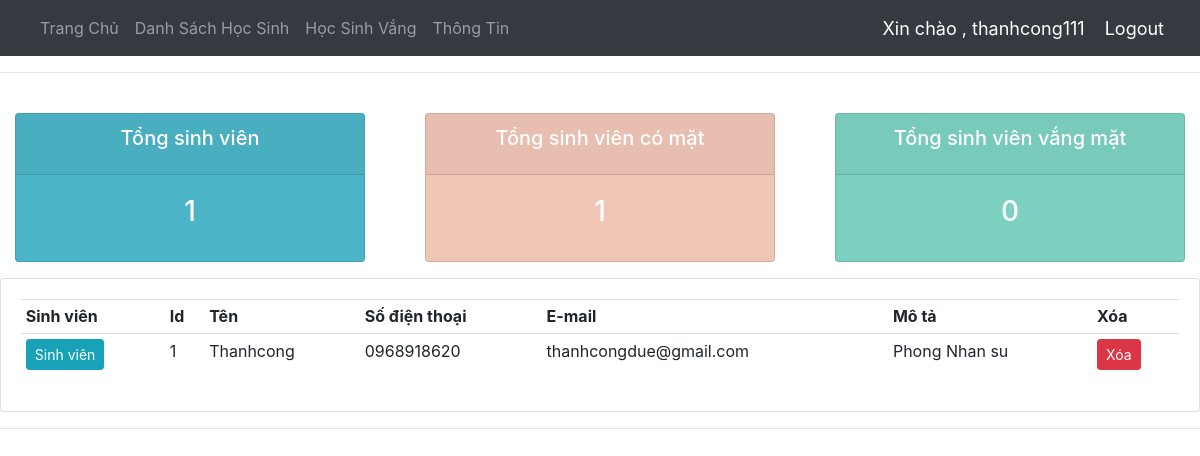
Page /all_students/ (signed in) on the committed database.
### face_rec/models.py (models this page shows, shortened)
class student_profile(models.Model):
    user=models.OneToOneField(User,null=True,blank=True,on_delete=models.CASCADE)
    student_id = models.CharField(primary_key=True,max_length=20)
    name = models.CharField(max_length=50)
    address = models.CharField(max_length = 100)
    phone = models.CharField(max_length =  50)
    email = models.CharField(max_length = 50)
    description = models.CharField(max_length = 200)
    mark = (
            ('Absent', 'Absent'),
            ('Present', 'Present'),
            )
    attendance = models.CharField(max_length=20,default='Absent', choices=mark)
    profile_pic=models.ImageField(default="static/images/nobody.jpg")

### face_rec/decorators.py (the view)
		def wrapper_func(request,*args,**kwargs):
			group=None
			if request.user.groups.exists():
				group=request.user.groups.all()[0].name
			if group in allowed_roles:
				return view_func(request,*args,**kwargs)
			else:
				return HttpResponse('You are Not Authorized To View This Page')

### face_rec/views.py (called while the page is built)
@login_required(login_url='login')
@allowed_users(allowed_roles=['teacher','admin'])
def all_students(request):
    student=student_profile.objects.all()
    total_students_absent=student_profile.objects.filter(attendance='Absent').count()
    total_students_present=student_profile.objects.filter(attendance='Present').count()
    total_students=student_profile.objects.count()
    context={'student':student,'total_students':total_students,'total_students_present':total_students_present,'total_students_absent':total_students_absent}
    return render(request,'face_rec/total.html',context)

### face_rec/templates/face_rec/total.html
{% extends 'face_rec/main.html' %}
{% block content %}
{% include 'face_rec/status.html' %}
<div class="row">
    <div class="col-md">
        <div class="card card-body">
            <table class="table table-sm">
                <tr>
                    <th>Sinh viên</th>
                    <th>Id</th>
                    <th>Tên</th>
                    <th>Số điện thoại</th>
                    <th>E-mail</th>
                    <th>Mô tả</th>
                    <th>Xóa</th>
                </tr>
                {% for students in student %}
                    <tr>
                        <td><a class="btn btn-sm btn-info" href="{% url 'profile' students.student_id %}">Sinh viên</a></td>
                        <td>{{students.student_id}}</td>
                        <td>{{students.name}}</td>
                        <td>{{students.phone}}</td>
                        <td>{{students.email}}</td>
                        <td>{{students.description}}</td>
                        <td><a class="btn btn-sm btn-danger" href="{% url 'delete' students.student_id %}">Xóa</a></td>
                    </tr>
                {% endfor %}
            </table>
        </div>
    </div>
</div>
{% endblock content %}

### face_rec/templates/face_rec/navbar.html (shortened to what this page needs)
{% load static %}
<nav class="navbar navbar-expand-lg navbar-dark bg-dark">
  	<div class="collapse navbar-collapse" id="navbarNav">
    	<ul class="navbar-nav">
      		<li class="nav-item">
        		<a class="nav-link" href="{% url 'home' %}">Trang Chủ</a>
      		</li>
      		<li class="nav-item">
        		<a class="nav-link" href="{% url 'all_students' %}">Danh Sách Học Sinh</a>
      		</li>
          <li class="nav-item">
            <a class="nav-link" href="{% url 'absent_students' %}">Học Sinh Vắng</a>
          </li>
          <li class="nav-item">
            <a class="nav-link" href="{% url 'about' %}">Thông Tin</a>
          </li>
    	</ul>
  	</div>
  <span class="hello-msg">Xin chào , {{request.user}}</span>
  <span><a class="hello-msg" href="{% url 'logout' %}">  Logout</a></span>
</nav>

### face_rec/templates/face_rec/main.html (style rules this page uses)
body { background-color: #ebeff5; }

### face_rec/templates/face_rec/navbar.html (style rules this page uses)
.hello-msg { font-size:18px; color:#fff; margin-right:20px; }

### rows in the picture
student_profile: student_id "1", name "Thanhcong", phone "0968918620", email "thanhcongdue@gmail.com", description "Phong Nhan su"

### other values in the picture
{{ request.user }} "thanhcong111"
{{ total_students }} "1"
{{ total_students_present }} "1"
{{ total_students_absent }} "0"
